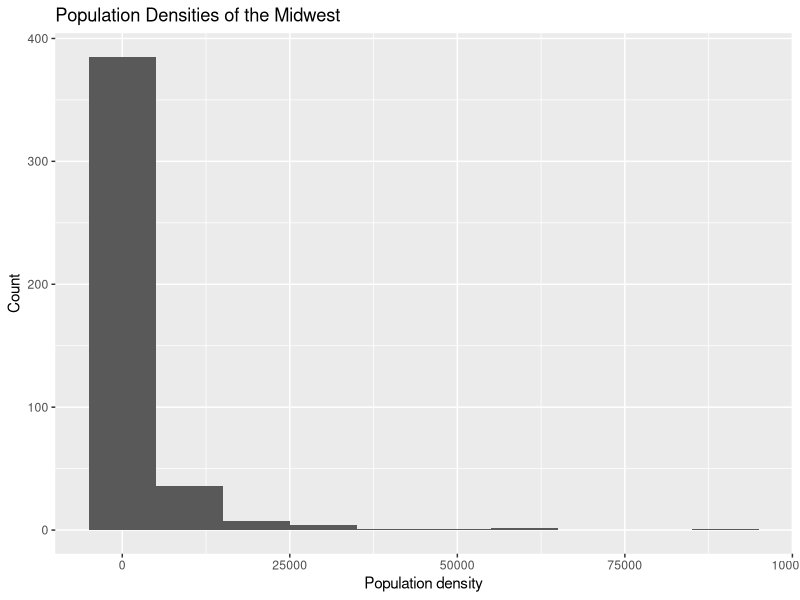
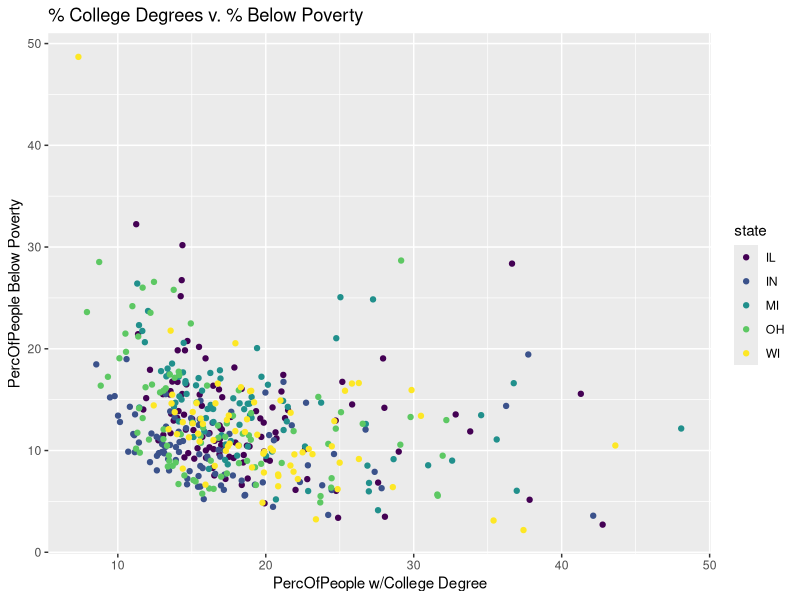
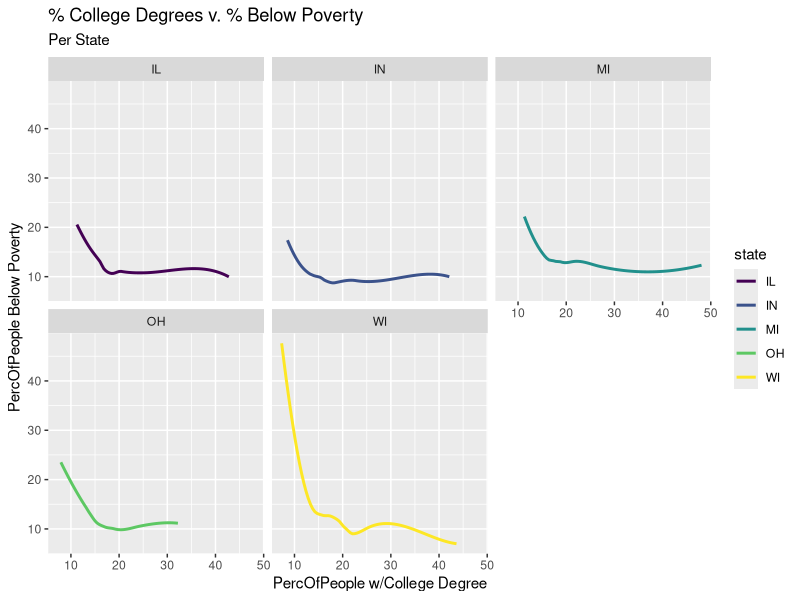
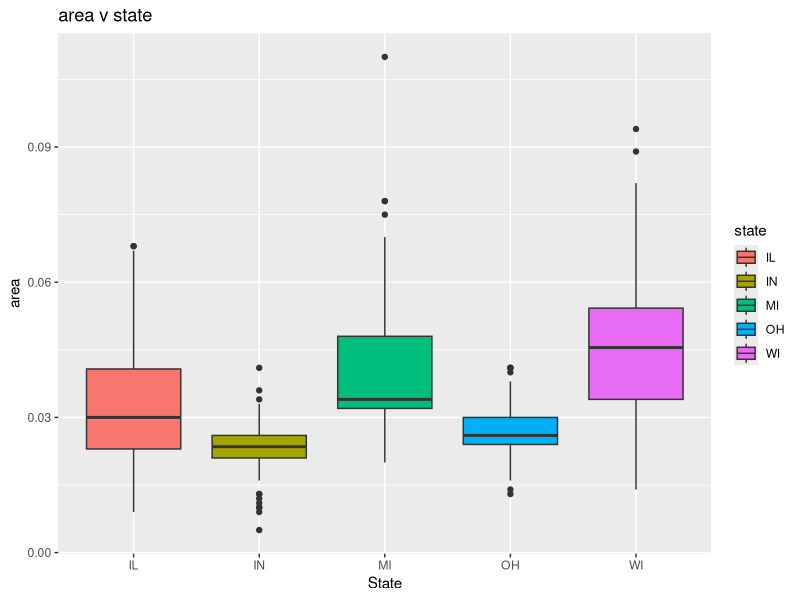
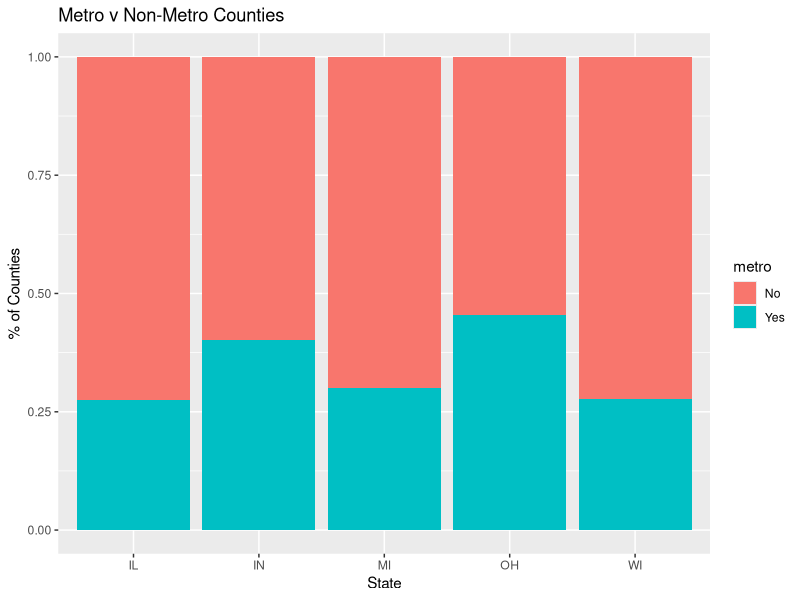
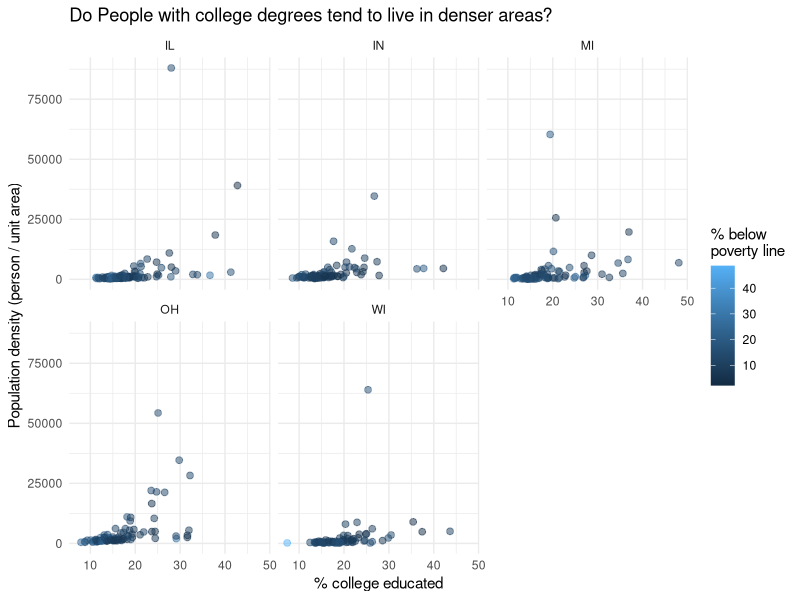

Here is the R script that generated these plots, in order:
## ---- chunk 1
#| label: load-packages
#| message: false

library(tidyverse)
library(viridis)
## ---- chunk 2
view(midwest)
## ---- chunk 3
#| label: Ex-1
ggplot(data = midwest, 
       mapping = aes(x = popdensity)) +
  geom_histogram(alpha = 1, binwidth = 10000) + 
  labs(
    x = "Population density",
    y = "Count", 
    title = "Population Densities of the Midwest"
  )
## ---- chunk 4
#| label: Ex-2
ggplot(data = midwest, 
       mapping = aes(x = percollege, y = percbelowpoverty, color = state)) +
  scale_color_viridis_d() +
  geom_point() + 
  labs(
    x = "PercOfPeople w/College Degree",
    y = "PercOfPeople Below Poverty", 
    title = "% College Degrees v. % Below Poverty "
  ) 
## ---- chunk 5
#| label: Ex-4
ggplot(data = midwest, 
       mapping = aes(x = percollege, y = percbelowpoverty, color = state)) +
  scale_color_viridis_d() + 
  geom_smooth(se = FALSE) +
  labs(
    x = "PercOfPeople w/College Degree",
    y = "PercOfPeople Below Poverty", 
    title = "% College Degrees v. % Below Poverty",
    subtitle = "Per State"
  ) + 
  facet_wrap(~ state)
## ---- chunk 6
#| label: Ex-5
ggplot(midwest, aes(x = state, y=area, fill=state)) +
  geom_boxplot() +
  scale_color_viridis_d() +
  labs(
    x = "State",
    y = "area", 
    title = "area v state",
  ) 
## ---- chunk 7
#| label: Ex-6
midwest <- midwest |>
  mutate(metro = if_else(inmetro == 1, "Yes", "No"))
## ---- chunk 8
ggplot(midwest, aes(x = state, fill = metro)) +
  geom_bar(position = "fill") +
  scale_color_viridis_d() +
  labs(
    x = "State",
    y = "% of Counties", 
    title = "Metro v Non-Metro Counties",
  ) 
## ---- chunk 9
#| label: Ex-7
ggplot(midwest, 
       mapping = aes(x = percollege, y = popdensity, color = percbelowpoverty)) +
  geom_point(size = 2, alpha = 0.5) +
  labs(
    x = "% college educated",
    y = "Population density (person / unit area)", 
    title = "Do People with college degrees tend to live in denser areas?",
    color = "% below \npoverty line"
  ) + 
  facet_wrap(~ state) + 
  theme_minimal()
